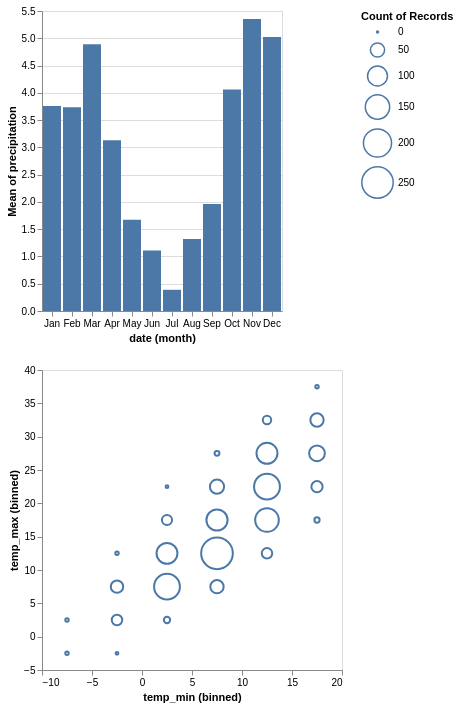

The Vega-Lite source for this figure:
### Vega-Lite specification from a JSON file in a GitHub repository (floating-point values rounded to 4 significant figures; data arrays with more than 128 entries replaced by an {"elided": "..."} marker saying what was removed)
{"$schema": "https://vega.github.io/schema/vega-lite/v4.json", "description": "Two vertically concatenated charts that show a histogram of precipitation in Seattle and the relationship between min and max temperature.", "data": {"values": {"elided": "2922 records"}}, "transform": [{"filter": "datum.location === 'Seattle'"}], "vconcat": [{"mark": "bar", "encoding": {"x": {"timeUnit": "month", "field": "date", "type": "ordinal"}, "y": {"aggregate": "mean", "field": "precipitation", "type": "quantitative"}}}, {"mark": "point", "encoding": {"x": {"field": "temp_min", "type": "quantitative", "bin": true}, "y": {"field": "temp_max", "type": "quantitative", "bin": true}, "size": {"aggregate": "count", "type": "quantitative"}}}]}
